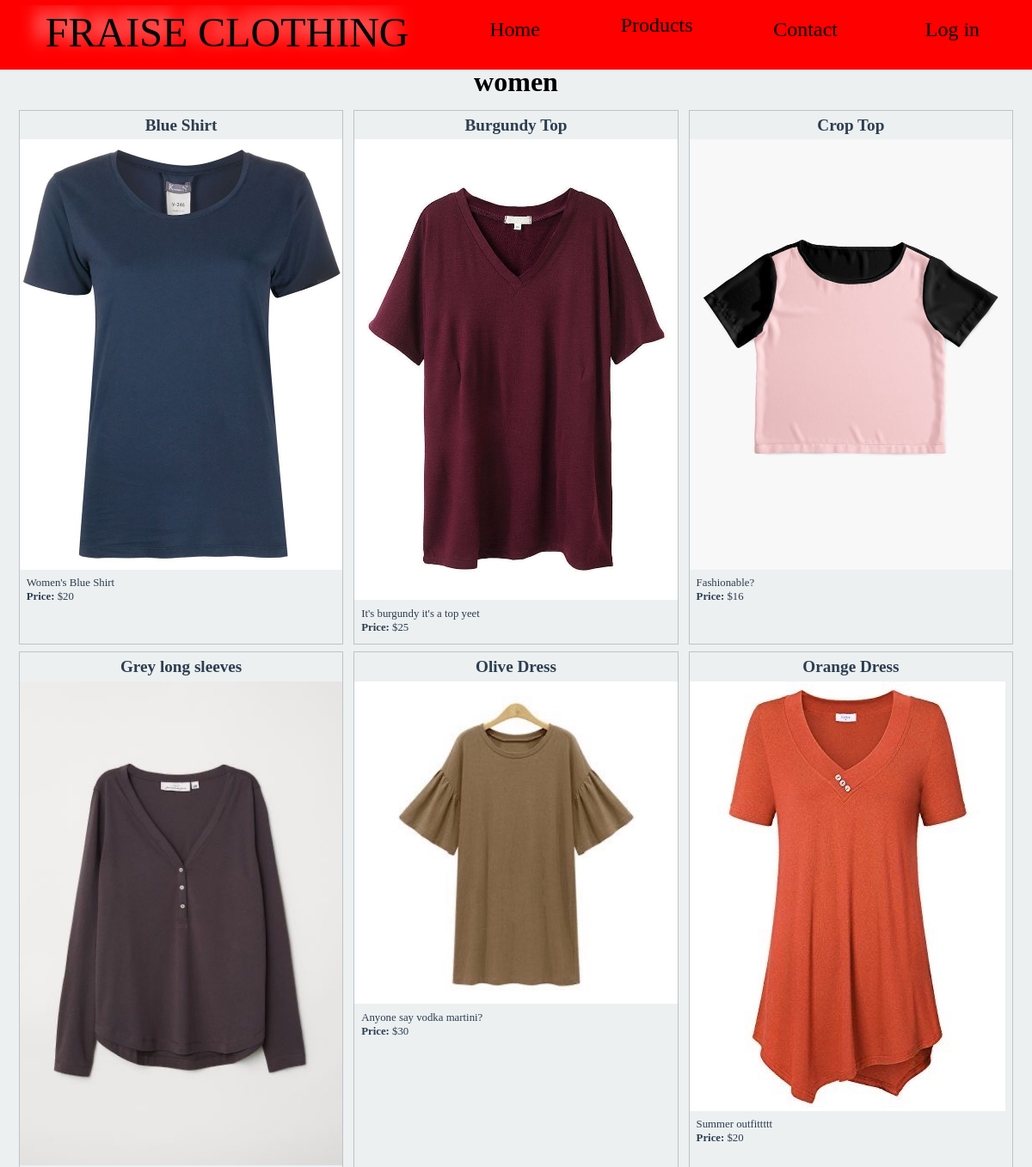
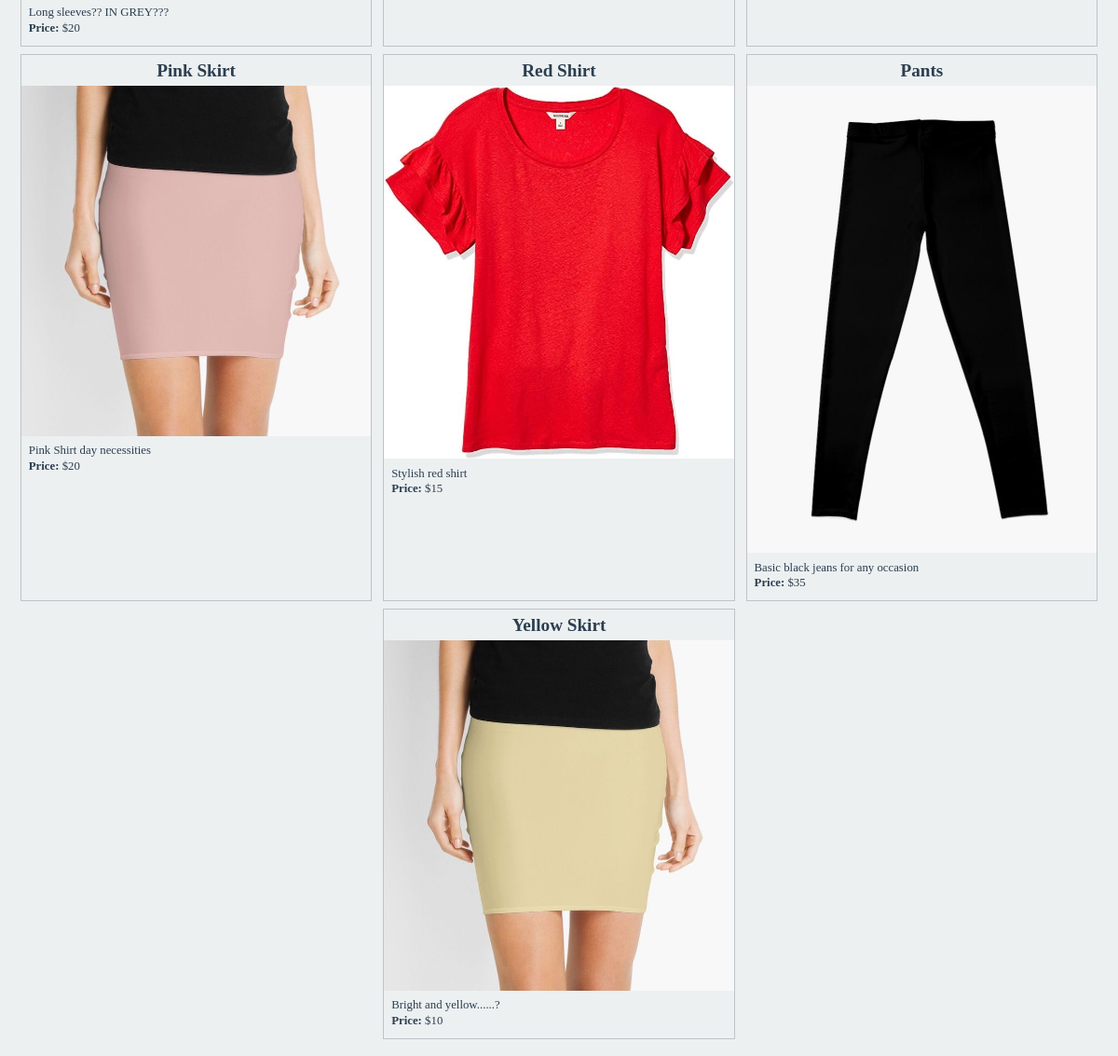
The app's page /women with its own data (2 pictures, top to bottom).
### tables this page shows
CREATE TABLE product
(
	id integer
		constraint product_pk
			primary key autoincrement,
	name varchar(30),
	description varchar(300),
	volume char(6),
	image varchar(30),
	price decimal(4,2)
);

### app.py (the view)
@app.route('/women')
def render_menu_page():
    con = create_connection(DB_NAME)
    query = """SELECT name, description, volume, price, image, id FROM product"""
    cur = con.cursor()  # You need this line next
    cur.execute(query)  # this line actually executes the query
    product_list = cur.fetchall()  # puts the results into a list usable in python
    con.close()
    return render_template('women.html', products=product_list, logged_in=is_logged_in())

### app.py (called while the page is built)
def create_connection(db_file):
    try:
        connection = sqlite3.connect(db_file)
        connection.execute('pragma foreign_keys=ON')
        return connection
    except Error as e:
        print(e)
    return None

def is_logged_in():
    if session.get("email") is None:
        print("not logged in")
        return False
    else:
        print("logged in")
        return True

### templates/women.html (shortened to what this page needs)
{% extends 'base.html' %}
{% block pageheading %}
women
{% endblock %}
{% block main %}
<div class="products">
    {% for product in products %}
    <div class="product-box">
        <div class="product-box-heading">
            <h3>{{ product[0] }}</h3>
        </div>
        <div class="product-box-image">
            <img src="static/images/{{ product[4] }}.jpeg">
        </div>
        <div class="product-box-info">
            <p>{{ product[1] }} </p>
            <p><strong>Price: </strong>${{ product[3] }}</p>
        </div>
    </div>
    {% endfor %}
</div>
{% endblock %}

### templates/base.html (shortened to what this page needs)
<!DOCTYPE html>
<html>
<head>
    <link rel="stylesheet" href="https://cdnjs.cloudflare.com/ajax/libs/normalize/8.0.1/normalize.css"/>
    <link href="{{ url_for('static', filename='yeet2.css') }}" rel="stylesheet">
</head>
<body>
<nav>
    <div class="container">
        <div class="navbar-brand">FRAISE CLOTHING</div
            <div class="navbar">
              <a href="/">Home</a>
              <div class="dropdown">
                <button class="dropbtn">Products
                </button>
              </div>
                <a href="/contact">Contact</a>
            {% if logged_in %}
                <a href="/cart">&#128722;</a>
                <a href="/logout">Log out</a>
            {% else %}
                <a href="/login">Log in</a>
            {% endif %}
            </div>
</nav>
<header>
    <h2>{% block pageheading %}{% endblock %}</h2>
</header>
<div class="container">
    <main>
        {% block main %}
        {% endblock %}
    </main>
</div>
</body>
</html>

### static/yeet2.css (style rules this page uses)
* { font-family: 'American Typewriter', serif; padding: 0; margin: 0; box-sizing: border-box; }
body { background-color: rgba(236, 240, 241, 1.0); }
.container { width: 100%; padding: 10px; overflow:hidden; display: flex; }
.container > * { margin: 0 auto; }
.container::after { content: ""; clear: both; display: table; }
img { max-width: 100%; }
h2 { font-size: 2rem; text-align: center; margin: 0 0 0.5rem 0; }
nav { background-color: red; text-align: center; font-size: 3rem; padding-top: 0.4rem; padding-bottom: 0.7rem; color: rgba(0, 0, 0, 1.0); }
.navbar-brand { display: block; float: top; }
html { line-height: 0.9; }
.navbar-brand { text-shadow: -12px -8px 20px white; }
nav a { padding: 0.5rem; font-size: 1.5rem; }
a, a:visited { color: rgba(0, 0, 0, 1.0); text-decoration: none; }
.products { display: flex; flex-wrap: wrap; justify-content: space-evenly; }
.product-box { width: 32%; *padding: 5px; border: 1px solid rgba(189, 195, 199, 1.0); color: rgba(44, 62, 80, 1.0); margin-bottom: 0.5rem; }
.product-box-heading { padding: 0.5rem; }
.product-box-image { height: auto; overflow: hidden; }
.product-box-info { padding: 0.5rem; }
.product-box h3 { font-size: 1.2rem; text-align: center; }
.product-box p { font-size: 0.8rem; margin-bottom: 0.3rem; }
.dropdown { float: left; overflow: hidden; }
.dropdown .dropbtn { font-size: 1.5rem; display:block; border: none; outline: none; color: black; background-color: inherit; font-family: inherit; margin: 0; }
* { box-sizing:border-box }

### records on screen
product: name "Blue Shirt", image (picture), description "Women's Blue Shirt", price "20"
product: name "Burgundy Top", image (picture), description "It's burgundy it's a top yeet", price "25"
product: name "Crop Top", image (picture), description "Fashionable?", price "16"
product: name "Grey long sleeves", image (picture), description "Long sleeves?? IN GREY???", price "20"
product: name "Olive Dress", image (picture), description "Anyone say vodka martini?", price "30"
product: name "Orange Dress", image (picture), description "Summer outfittttt", price "20"
product: name "Pink Skirt", image (picture), description "Pink Shirt day necessities", price "20"
product: name "Red Shirt", image (picture), description "Stylish red shirt", price "15"
product: name "Pants", image (picture), description "Basic black jeans for any occasion", price "35"
product: name "Yellow Skirt", image (picture), description "Bright and yellow......?", price "10"
